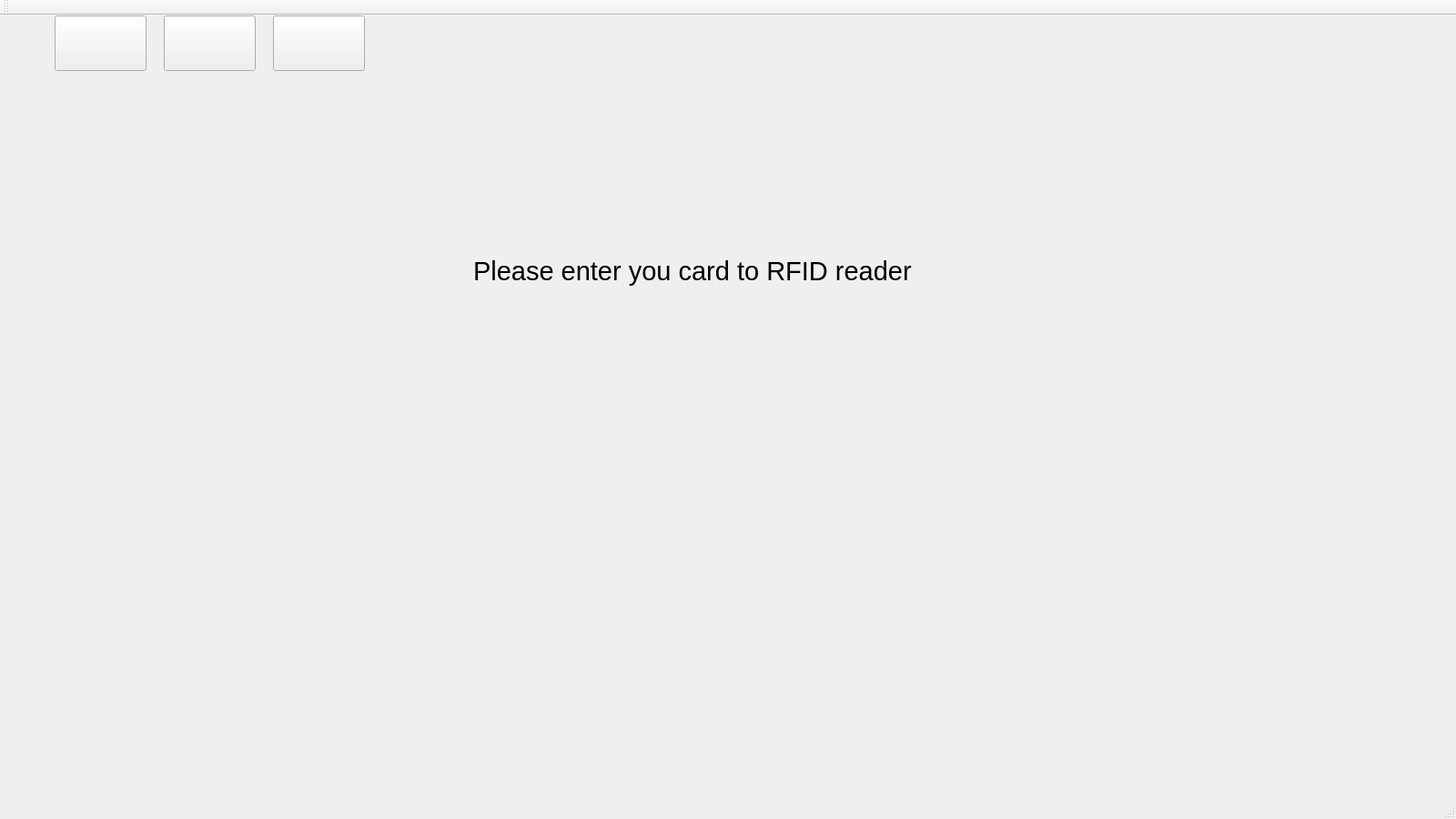
<?xml version="1.0" encoding="UTF-8"?>
<ui version="4.0">
 <class>MainWindow</class>
 <widget class="QMainWindow" name="MainWindow">
  <property name="geometry">
   <rect>
    <x>0</x>
    <y>0</y>
    <width>1600</width>
    <height>900</height>
   </rect>
  </property>
  <property name="font">
   <font>
    <pointsize>8</pointsize>
   </font>
  </property>
  <property name="windowTitle">
   <string>MainWindow</string>
  </property>
  <widget class="QWidget" name="centralWidget">
   <widget class="QStackedWidget" name="stackedWidget">
    <property name="geometry">
     <rect>
      <x>30</x>
      <y>-120</y>
      <width>2471</width>
      <height>971</height>
     </rect>
    </property>
    <property name="autoFillBackground">
     <bool>false</bool>
    </property>
    <property name="currentIndex">
     <number>0</number>
    </property>
    <widget class="QWidget" name="N0pageRFID">
     <widget class="QLabel" name="label">
      <property name="geometry">
       <rect>
        <x>490</x>
        <y>350</y>
        <width>891</width>
        <height>101</height>
       </rect>
      </property>
      <property name="font">
       <font>
        <pointsize>22</pointsize>
       </font>
      </property>
      <property name="text">
       <string>Please enter you card to RFID reader</string>
      </property>
     </widget>
     <widget class="QPushButton" name="pushButtonSWER">
      <property name="geometry">
       <rect>
        <x>270</x>
        <y>120</y>
        <width>101</width>
        <height>61</height>
       </rect>
      </property>
      <property name="text">
       <string/>
      </property>
      <property name="icon">
       <iconset resource="img.qrc">
        <normaloff>:/new/prefix1/flagswe.png</normaloff>:/new/prefix1/flagswe.png</iconset>
      </property>
      <property name="iconSize">
       <size>
        <width>100</width>
        <height>100</height>
       </size>
      </property>
     </widget>
     <widget class="QPushButton" name="pushButtonFIN">
      <property name="geometry">
       <rect>
        <x>150</x>
        <y>120</y>
        <width>101</width>
        <height>61</height>
       </rect>
      </property>
      <property name="text">
       <string/>
      </property>
      <property name="icon">
       <iconset resource="img.qrc">
        <normaloff>:/new/prefix1/flagfin.png</normaloff>:/new/prefix1/flagfin.png</iconset>
      </property>
      <property name="iconSize">
       <size>
        <width>100</width>
        <height>100</height>
       </size>
      </property>
     </widget>
     <widget class="QPushButton" name="pushButtonBR">
      <property name="geometry">
       <rect>
        <x>30</x>
        <y>120</y>
        <width>101</width>
        <height>61</height>
       </rect>
      </property>
      <property name="text">
       <string/>
      </property>
      <property name="icon">
       <iconset resource="img.qrc">
        <normaloff>:/new/prefix1/flagbr.jpg</normaloff>:/new/prefix1/flagbr.jpg</iconset>
      </property>
      <property name="iconSize">
       <size>
        <width>100</width>
        <height>100</height>
       </size>
      </property>
     </widget>
    </widget>
    <widget class="QWidget" name="N1pagePIN">
     <widget class="QPushButton" name="pushButton1">
      <property name="geometry">
       <rect>
        <x>550</x>
        <y>290</y>
        <width>161</width>
        <height>141</height>
       </rect>
      </property>
      <property name="font">
       <font>
        <pointsize>35</pointsize>
       </font>
      </property>
      <property name="text">
       <string>1</string>
      </property>
     </widget>
     <widget class="QPushButton" name="pushButton3">
      <property name="geometry">
       <rect>
        <x>950</x>
        <y>290</y>
        <width>161</width>
        <height>141</height>
       </rect>
      </property>
      <property name="font">
       <font>
        <pointsize>35</pointsize>
       </font>
      </property>
      <property name="text">
       <string>3</string>
      </property>
     </widget>
     <widget class="QPushButton" name="pushButton2">
      <property name="geometry">
       <rect>
        <x>750</x>
        <y>290</y>
        <width>161</width>
        <height>141</height>
       </rect>
      </property>
      <property name="font">
       <font>
        <pointsize>35</pointsize>
       </font>
      </property>
      <property name="text">
       <string>2</string>
      </property>
     </widget>
     <widget class="QPushButton" name="pushButton9">
      <property name="geometry">
       <rect>
        <x>950</x>
        <y>610</y>
        <width>161</width>
        <height>141</height>
       </rect>
      </property>
      <property name="font">
       <font>
        <pointsize>35</pointsize>
       </font>
      </property>
      <property name="text">
       <string>9</string>
      </property>
     </widget>
     <widget class="QPushButton" name="pushButtonCancel">
      <property name="geometry">
       <rect>
        <x>550</x>
        <y>770</y>
        <width>221</width>
        <height>151</height>
       </rect>
      </property>
      <property name="font">
       <font>
        <pointsize>25</pointsize>
       </font>
      </property>
      <property name="text">
       <string>CANCEL</string>
      </property>
     </widget>
     <widget class="QPushButton" name="pushButton8">
      <property name="geometry">
       <rect>
        <x>750</x>
        <y>610</y>
        <width>161</width>
        <height>141</height>
       </rect>
      </property>
      <property name="font">
       <font>
        <pointsize>35</pointsize>
       </font>
      </property>
      <property name="text">
       <string>8</string>
      </property>
     </widget>
     <widget class="QPushButton" name="pushButton4">
      <property name="geometry">
       <rect>
        <x>550</x>
        <y>450</y>
        <width>161</width>
        <height>141</height>
       </rect>
      </property>
      <property name="font">
       <font>
        <pointsize>35</pointsize>
       </font>
      </property>
      <property name="text">
       <string>4</string>
      </property>
     </widget>
     <widget class="QPushButton" name="pushButton5">
      <property name="geometry">
       <rect>
        <x>750</x>
        <y>450</y>
        <width>161</width>
        <height>141</height>
       </rect>
      </property>
      <property name="font">
       <font>
        <pointsize>35</pointsize>
       </font>
      </property>
      <property name="text">
       <string>5</string>
      </property>
     </widget>
     <widget class="QPushButton" name="pushButton7">
      <property name="geometry">
       <rect>
        <x>550</x>
        <y>610</y>
        <width>161</width>
        <height>141</height>
       </rect>
      </property>
      <property name="font">
       <font>
        <pointsize>35</pointsize>
       </font>
      </property>
      <property name="text">
       <string>7</string>
      </property>
     </widget>
     <widget class="QLabel" name="passwordLabel">
      <property name="geometry">
       <rect>
        <x>550</x>
        <y>200</y>
        <width>561</width>
        <height>71</height>
       </rect>
      </property>
      <property name="font">
       <font>
        <pointsize>50</pointsize>
       </font>
      </property>
      <property name="frameShape">
       <enum>QFrame::WinPanel</enum>
      </property>
      <property name="text">
       <string/>
      </property>
     </widget>
     <widget class="QPushButton" name="pushButtonLogin">
      <property name="geometry">
       <rect>
        <x>810</x>
        <y>770</y>
        <width>301</width>
        <height>151</height>
       </rect>
      </property>
      <property name="font">
       <font>
        <pointsize>25</pointsize>
       </font>
      </property>
      <property name="text">
       <string>LOGIN</string>
      </property>
     </widget>
     <widget class="QPushButton" name="pushButton6">
      <property name="geometry">
       <rect>
        <x>950</x>
        <y>450</y>
        <width>161</width>
        <height>141</height>
       </rect>
      </property>
      <property name="font">
       <font>
        <pointsize>35</pointsize>
       </font>
      </property>
      <property name="text">
       <string>6</string>
      </property>
     </widget>
     <widget class="QLabel" name="attemptsLabelNumber">
      <property name="geometry">
       <rect>
        <x>550</x>
        <y>150</y>
        <width>41</width>
        <height>41</height>
       </rect>
      </property>
      <property name="font">
       <font>
        <pointsize>18</pointsize>
       </font>
      </property>
      <property name="text">
       <string/>
      </property>
     </widget>
     <widget class="QLabel" name="attemptsLabelText">
      <property name="geometry">
       <rect>
        <x>600</x>
        <y>150</y>
        <width>751</width>
        <height>41</height>
       </rect>
      </property>
      <property name="font">
       <font>
        <pointsize>18</pointsize>
       </font>
      </property>
      <property name="text">
       <string/>
      </property>
     </widget>
     <widget class="QPushButton" name="pushButtonSWER_2">
      <property name="geometry">
       <rect>
        <x>270</x>
        <y>120</y>
        <width>101</width>
        <height>61</height>
       </rect>
      </property>
      <property name="text">
       <string/>
      </property>
      <property name="icon">
       <iconset resource="img.qrc">
        <normaloff>:/new/prefix1/flagswe.png</normaloff>:/new/prefix1/flagswe.png</iconset>
      </property>
      <property name="iconSize">
       <size>
        <width>100</width>
        <height>100</height>
       </size>
      </property>
     </widget>
     <widget class="QPushButton" name="pushButtonBR_2">
      <property name="geometry">
       <rect>
        <x>30</x>
        <y>120</y>
        <width>101</width>
        <height>61</height>
       </rect>
      </property>
      <property name="text">
       <string/>
      </property>
      <property name="icon">
       <iconset resource="img.qrc">
        <normaloff>:/new/prefix1/flagbr.jpg</normaloff>:/new/prefix1/flagbr.jpg</iconset>
      </property>
      <property name="iconSize">
       <size>
        <width>100</width>
        <height>100</height>
       </size>
      </property>
     </widget>
     <widget class="QPushButton" name="pushButtonFIN_2">
      <property name="geometry">
       <rect>
        <x>150</x>
        <y>120</y>
        <width>101</width>
        <height>61</height>
       </rect>
      </property>
      <property name="text">
       <string/>
      </property>
      <property name="icon">
       <iconset resource="img.qrc">
        <normaloff>:/new/prefix1/flagfin.png</normaloff>:/new/prefix1/flagfin.png</iconset>
      </property>
      <property name="iconSize">
       <size>
        <width>100</width>
        <height>100</height>
       </size>
      </property>
     </widget>
    </widget>
    <widget class="QWidget" name="N2pageWithdrawalConfirm">
     <widget class="QColumnView" name="columnView_2">
      <property name="geometry">
       <rect>
        <x>410</x>
        <y>390</y>
        <width>721</width>
        <height>291</height>
       </rect>
      </property>
     </widget>
     <widget class="QLabel" name="label_2">
      <property name="geometry">
       <rect>
        <x>430</x>
        <y>410</y>
        <width>691</width>
        <height>61</height>
       </rect>
      </property>
      <property name="font">
       <font>
        <pointsize>25</pointsize>
       </font>
      </property>
      <property name="text">
       <string>Are you sure you want to withdraw</string>
      </property>
     </widget>
     <widget class="QLabel" name="labelWithdrawalConfirm">
      <property name="geometry">
       <rect>
        <x>710</x>
        <y>490</y>
        <width>211</width>
        <height>61</height>
       </rect>
      </property>
      <property name="font">
       <font>
        <pointsize>25</pointsize>
       </font>
      </property>
      <property name="text">
       <string/>
      </property>
     </widget>
     <widget class="QPushButton" name="pushButtonWithdrawalConfirmNo">
      <property name="geometry">
       <rect>
        <x>860</x>
        <y>710</y>
        <width>271</width>
        <height>171</height>
       </rect>
      </property>
      <property name="font">
       <font>
        <pointsize>30</pointsize>
       </font>
      </property>
      <property name="text">
       <string>NO</string>
      </property>
     </widget>
     <widget class="QPushButton" name="pushButtonWithdrawalConfirmYes">
      <property name="geometry">
       <rect>
        <x>410</x>
        <y>710</y>
        <width>271</width>
        <height>171</height>
       </rect>
      </property>
      <property name="font">
       <font>
        <pointsize>30</pointsize>
       </font>
      </property>
      <property name="text">
       <string>YES</string>
      </property>
     </widget>
     <widget class="QLabel" name="labelWithdrawalConfirm_2">
      <property name="geometry">
       <rect>
        <x>590</x>
        <y>570</y>
        <width>181</width>
        <height>61</height>
       </rect>
      </property>
      <property name="font">
       <font>
        <pointsize>18</pointsize>
       </font>
      </property>
      <property name="text">
       <string>from account</string>
      </property>
     </widget>
     <widget class="QLabel" name="labelWithdrawalSelectedAccount">
      <property name="geometry">
       <rect>
        <x>780</x>
        <y>570</y>
        <width>181</width>
        <height>61</height>
       </rect>
      </property>
      <property name="font">
       <font>
        <pointsize>18</pointsize>
       </font>
      </property>
      <property name="text">
       <string/>
      </property>
     </widget>
    </widget>
    <widget class="QWidget" name="N3pageMENU">
     <widget class="QPushButton" name="pushButtonWithdrawalMENU">
      <property name="geometry">
       <rect>
        <x>370</x>
        <y>200</y>
        <width>521</width>
        <height>301</height>
       </rect>
      </property>
      <property name="font">
       <font>
        <pointsize>30</pointsize>
       </font>
      </property>
      <property name="text">
       <string>Withdrawal</string>
      </property>
     </widget>
     <widget class="QPushButton" name="pushButtonTransactionHistoryMENU">
      <property name="geometry">
       <rect>
        <x>930</x>
        <y>200</y>
        <width>521</width>
        <height>301</height>
       </rect>
      </property>
      <property name="font">
       <font>
        <pointsize>30</pointsize>
       </font>
      </property>
      <property name="text">
       <string>Transaction history</string>
      </property>
     </widget>
     <widget class="QPushButton" name="pushButtonAccountsMENU">
      <property name="geometry">
       <rect>
        <x>930</x>
        <y>530</y>
        <width>521</width>
        <height>301</height>
       </rect>
      </property>
      <property name="font">
       <font>
        <pointsize>30</pointsize>
       </font>
      </property>
      <property name="text">
       <string>Accounts</string>
      </property>
     </widget>
     <widget class="QPushButton" name="pushButtonFundTransferMENU">
      <property name="geometry">
       <rect>
        <x>370</x>
        <y>530</y>
        <width>521</width>
        <height>301</height>
       </rect>
      </property>
      <property name="font">
       <font>
        <pointsize>30</pointsize>
       </font>
      </property>
      <property name="text">
       <string>Fund Transfer</string>
      </property>
     </widget>
     <widget class="QPushButton" name="pushButtonLogout">
      <property name="geometry">
       <rect>
        <x>10</x>
        <y>840</y>
        <width>311</width>
        <height>91</height>
       </rect>
      </property>
      <property name="font">
       <font>
        <pointsize>30</pointsize>
       </font>
      </property>
      <property name="text">
       <string>LOGOUT</string>
      </property>
     </widget>
     <widget class="QPushButton" name="pushButtonSWER_3">
      <property name="geometry">
       <rect>
        <x>270</x>
        <y>120</y>
        <width>101</width>
        <height>61</height>
       </rect>
      </property>
      <property name="text">
       <string/>
      </property>
      <property name="icon">
       <iconset resource="img.qrc">
        <normaloff>:/new/prefix1/flagswe.png</normaloff>:/new/prefix1/flagswe.png</iconset>
      </property>
      <property name="iconSize">
       <size>
        <width>100</width>
        <height>100</height>
       </size>
      </property>
     </widget>
     <widget class="QPushButton" name="pushButtonFIN_3">
      <property name="geometry">
       <rect>
        <x>150</x>
        <y>120</y>
        <width>101</width>
        <height>61</height>
       </rect>
      </property>
      <property name="text">
       <string/>
      </property>
      <property name="icon">
       <iconset resource="img.qrc">
        <normaloff>:/new/prefix1/flagfin.png</normaloff>:/new/prefix1/flagfin.png</iconset>
      </property>
      <property name="iconSize">
       <size>
        <width>100</width>
        <height>100</height>
       </size>
      </property>
     </widget>
     <widget class="QPushButton" name="pushButtonBR_3">
      <property name="geometry">
       <rect>
        <x>30</x>
        <y>120</y>
        <width>101</width>
        <height>61</height>
       </rect>
      </property>
      <property name="text">
       <string/>
      </property>
      <property name="icon">
       <iconset resource="img.qrc">
        <normaloff>:/new/prefix1/flagbr.jpg</normaloff>:/new/prefix1/flagbr.jpg</iconset>
      </property>
      <property name="iconSize">
       <size>
        <width>100</width>
        <height>100</height>
       </size>
      </property>
     </widget>
    </widget>
    <widget class="QWidget" name="N4pageTransactionHistory">
     <widget class="QLabel" name="labelTransactionHistory">
      <property name="geometry">
       <rect>
        <x>610</x>
        <y>100</y>
        <width>511</width>
        <height>71</height>
       </rect>
      </property>
      <property name="font">
       <font>
        <pointsize>30</pointsize>
       </font>
      </property>
      <property name="text">
       <string>Transaction History</string>
      </property>
     </widget>
     <widget class="QPushButton" name="pushButtonTransactionHistoryBack">
      <property name="geometry">
       <rect>
        <x>10</x>
        <y>850</y>
        <width>211</width>
        <height>91</height>
       </rect>
      </property>
      <property name="font">
       <font>
        <pointsize>25</pointsize>
       </font>
      </property>
      <property name="text">
       <string>BACK</string>
      </property>
     </widget>
     <widget class="QTableWidget" name="tableWidget">
      <property name="geometry">
       <rect>
        <x>180</x>
        <y>200</y>
        <width>1361</width>
        <height>631</height>
       </rect>
      </property>
      <property name="font">
       <font>
        <pointsize>15</pointsize>
       </font>
      </property>
      <property name="frameShape">
       <enum>QFrame::StyledPanel</enum>
      </property>
      <property name="frameShadow">
       <enum>QFrame::Sunken</enum>
      </property>
      <property name="lineWidth">
       <number>2</number>
      </property>
      <property name="midLineWidth">
       <number>2</number>
      </property>
      <property name="showGrid">
       <bool>true</bool>
      </property>
      <property name="rowCount">
       <number>20</number>
      </property>
      <property name="columnCount">
       <number>3</number>
      </property>
      <row/>
      <row/>
      <row/>
      <row/>
      <row/>
      <row/>
      <row/>
      <row/>
      <row/>
      <row/>
      <row/>
      <row/>
      <row/>
      <row/>
      <row/>
      <row/>
      <row/>
      <row/>
      <row/>
      <row/>
      <column/>
      <column/>
      <column/>
     </widget>
    </widget>
    <widget class="QWidget" name="N5pageWithdrawal">
     <widget class="QLabel" name="label_3">
      <property name="geometry">
       <rect>
        <x>1120</x>
        <y>290</y>
        <width>341</width>
        <height>91</height>
       </rect>
      </property>
      <property name="font">
       <font>
        <pointsize>25</pointsize>
       </font>
      </property>
      <property name="text">
       <string>SELECT AMOUNT</string>
      </property>
     </widget>
     <widget class="QColumnView" name="columnView">
      <property name="geometry">
       <rect>
        <x>270</x>
        <y>120</y>
        <width>1191</width>
        <height>821</height>
       </rect>
      </property>
     </widget>
     <widget class="QPushButton" name="pushButtonWithdrawal20">
      <property name="geometry">
       <rect>
        <x>290</x>
        <y>300</y>
        <width>311</width>
        <height>181</height>
       </rect>
      </property>
      <property name="font">
       <font>
        <pointsize>35</pointsize>
       </font>
      </property>
      <property name="text">
       <string>20</string>
      </property>
     </widget>
     <widget class="QPushButton" name="pushButtonWithdrawal50">
      <property name="geometry">
       <rect>
        <x>290</x>
        <y>500</y>
        <width>311</width>
        <height>181</height>
       </rect>
      </property>
      <property name="font">
       <font>
        <pointsize>35</pointsize>
       </font>
      </property>
      <property name="text">
       <string>50</string>
      </property>
     </widget>
     <widget class="QPushButton" name="pushButtonWithdrawal100">
      <property name="geometry">
       <rect>
        <x>290</x>
        <y>700</y>
        <width>311</width>
        <height>181</height>
       </rect>
      </property>
      <property name="font">
       <font>
        <pointsize>35</pointsize>
       </font>
      </property>
      <property name="text">
       <string>100</string>
      </property>
     </widget>
     <widget class="QPushButton" name="pushButtonWithdrawal500">
      <property name="geometry">
       <rect>
        <x>710</x>
        <y>700</y>
        <width>311</width>
        <height>181</height>
       </rect>
      </property>
      <property name="font">
       <font>
        <pointsize>35</pointsize>
       </font>
      </property>
      <property name="text">
       <string>500</string>
      </property>
     </widget>
     <widget class="QPushButton" name="pushButtonWithdrawal200">
      <property name="geometry">
       <rect>
        <x>710</x>
        <y>500</y>
        <width>311</width>
        <height>181</height>
       </rect>
      </property>
      <property name="font">
       <font>
        <pointsize>35</pointsize>
       </font>
      </property>
      <property name="text">
       <string>200</string>
      </property>
     </widget>
     <widget class="QPushButton" name="pushButtonWithdrawal150">
      <property name="geometry">
       <rect>
        <x>710</x>
        <y>300</y>
        <width>311</width>
        <height>181</height>
       </rect>
      </property>
      <property name="font">
       <font>
        <pointsize>35</pointsize>
       </font>
      </property>
      <property name="text">
       <string>150</string>
      </property>
     </widget>
     <widget class="QPushButton" name="pushButtonWithdrawalConfirm">
      <property name="geometry">
       <rect>
        <x>1150</x>
        <y>740</y>
        <width>281</width>
        <height>141</height>
       </rect>
      </property>
      <property name="font">
       <font>
        <pointsize>35</pointsize>
       </font>
      </property>
      <property name="text">
       <string>CONFIRM</string>
      </property>
     </widget>
     <widget class="QPushButton" name="pushButtonWithdrawalCancel">
      <property name="geometry">
       <rect>
        <x>1150</x>
        <y>560</y>
        <width>281</width>
        <height>111</height>
       </rect>
      </property>
      <property name="font">
       <font>
        <pointsize>35</pointsize>
       </font>
      </property>
      <property name="text">
       <string>CANCEL</string>
      </property>
     </widget>
     <widget class="QLabel" name="labelWithdrawalAmount">
      <property name="geometry">
       <rect>
        <x>1150</x>
        <y>390</y>
        <width>281</width>
        <height>91</height>
       </rect>
      </property>
      <property name="font">
       <font>
        <pointsize>35</pointsize>
       </font>
      </property>
      <property name="frameShape">
       <enum>QFrame::WinPanel</enum>
      </property>
      <property name="text">
       <string/>
      </property>
     </widget>
     <widget class="QPushButton" name="pushButtonWithdrawalBack">
      <property name="geometry">
       <rect>
        <x>10</x>
        <y>840</y>
        <width>211</width>
        <height>101</height>
       </rect>
      </property>
      <property name="font">
       <font>
        <pointsize>30</pointsize>
       </font>
      </property>
      <property name="text">
       <string>BACK</string>
      </property>
     </widget>
     <widget class="QLabel" name="label_9">
      <property name="geometry">
       <rect>
        <x>280</x>
        <y>120</y>
        <width>371</width>
        <height>91</height>
       </rect>
      </property>
      <property name="font">
       <font>
        <pointsize>25</pointsize>
       </font>
      </property>
      <property name="text">
       <string>SELECT ACCOUNT</string>
      </property>
     </widget>
     <widget class="QListWidget" name="listWidgetWithdrawal">
      <property name="geometry">
       <rect>
        <x>630</x>
        <y>130</y>
        <width>391</width>
        <height>141</height>
       </rect>
      </property>
      <property name="font">
       <font>
        <pointsize>20</pointsize>
       </font>
      </property>
     </widget>
     <widget class="QLabel" name="labelSelectedAccountWithdrawal">
      <property name="geometry">
       <rect>
        <x>1050</x>
        <y>130</y>
        <width>271</width>
        <height>61</height>
       </rect>
      </property>
      <property name="font">
       <font>
        <pointsize>25</pointsize>
       </font>
      </property>
      <property name="frameShape">
       <enum>QFrame::WinPanel</enum>
      </property>
      <property name="text">
       <string/>
      </property>
     </widget>
     <zorder>columnView</zorder>
     <zorder>label_3</zorder>
     <zorder>pushButtonWithdrawal20</zorder>
     <zorder>pushButtonWithdrawal50</zorder>
     <zorder>pushButtonWithdrawal100</zorder>
     <zorder>pushButtonWithdrawal500</zorder>
     <zorder>pushButtonWithdrawal200</zorder>
     <zorder>pushButtonWithdrawal150</zorder>
     <zorder>pushButtonWithdrawalConfirm</zorder>
     <zorder>pushButtonWithdrawalCancel</zorder>
     <zorder>labelWithdrawalAmount</zorder>
     <zorder>pushButtonWithdrawalBack</zorder>
     <zorder>label_9</zorder>
     <zorder>listWidgetWithdrawal</zorder>
     <zorder>labelSelectedAccountWithdrawal</zorder>
    </widget>
    <widget class="QWidget" name="N6pageFundTransfer">
     <widget class="QListWidget" name="listWidgetFundTransfer">
      <property name="geometry">
       <rect>
        <x>500</x>
        <y>230</y>
        <width>661</width>
        <height>161</height>
       </rect>
      </property>
      <property name="font">
       <font>
        <pointsize>20</pointsize>
       </font>
      </property>
     </widget>
     <widget class="QLabel" name="label_4">
      <property name="geometry">
       <rect>
        <x>650</x>
        <y>110</y>
        <width>581</width>
        <height>61</height>
       </rect>
      </property>
      <property name="font">
       <font>
        <pointsize>25</pointsize>
       </font>
      </property>
      <property name="text">
       <string>Fund Transfer</string>
      </property>
     </widget>
     <widget class="QLabel" name="label_5">
      <property name="geometry">
       <rect>
        <x>560</x>
        <y>180</y>
        <width>261</width>
        <height>41</height>
       </rect>
      </property>
      <property name="font">
       <font>
        <pointsize>16</pointsize>
       </font>
      </property>
      <property name="text">
       <string>Select accounts</string>
      </property>
     </widget>
     <widget class="QLineEdit" name="lineEditAccount1">
      <property name="geometry">
       <rect>
        <x>500</x>
        <y>440</y>
        <width>291</width>
        <height>41</height>
       </rect>
      </property>
      <property name="font">
       <font>
        <pointsize>20</pointsize>
       </font>
      </property>
     </widget>
     <widget class="QLineEdit" name="lineEditAccount2">
      <property name="geometry">
       <rect>
        <x>870</x>
        <y>440</y>
        <width>291</width>
        <height>41</height>
       </rect>
      </property>
      <property name="font">
       <font>
        <pointsize>20</pointsize>
       </font>
      </property>
     </widget>
     <widget class="QToolButton" name="toolButton">
      <property name="geometry">
       <rect>
        <x>810</x>
        <y>400</y>
        <width>41</width>
        <height>41</height>
       </rect>
      </property>
      <property name="text">
       <string>...</string>
      </property>
      <property name="icon">
       <iconset resource="img.qrc">
        <normaloff>:/new/prefix1/transferArrow.png</normaloff>:/new/prefix1/transferArrow.png</iconset>
      </property>
      <property name="iconSize">
       <size>
        <width>50</width>
        <height>50</height>
       </size>
      </property>
     </widget>
     <widget class="QPushButton" name="pushButtonFundTransferBack">
      <property name="geometry">
       <rect>
        <x>10</x>
        <y>860</y>
        <width>171</width>
        <height>81</height>
       </rect>
      </property>
      <property name="font">
       <font>
        <pointsize>20</pointsize>
       </font>
      </property>
      <property name="text">
       <string>BACK</string>
      </property>
     </widget>
     <widget class="QPushButton" name="pushButtonFundTransfer_3">
      <property name="geometry">
       <rect>
        <x>840</x>
        <y>600</y>
        <width>181</width>
        <height>91</height>
       </rect>
      </property>
      <property name="font">
       <font>
        <pointsize>35</pointsize>
       </font>
      </property>
      <property name="text">
       <string>3</string>
      </property>
     </widget>
     <widget class="QPushButton" name="pushButtonFundTransfer_1">
      <property name="geometry">
       <rect>
        <x>400</x>
        <y>600</y>
        <width>181</width>
        <height>91</height>
       </rect>
      </property>
      <property name="font">
       <font>
        <pointsize>35</pointsize>
       </font>
      </property>
      <property name="text">
       <string>1</string>
      </property>
     </widget>
     <widget class="QPushButton" name="pushButtonFundTransfer_2">
      <property name="geometry">
       <rect>
        <x>620</x>
        <y>600</y>
        <width>181</width>
        <height>91</height>
       </rect>
      </property>
      <property name="font">
       <font>
        <pointsize>35</pointsize>
       </font>
      </property>
      <property name="text">
       <string>2</string>
      </property>
     </widget>
     <widget class="QPushButton" name="pushButtonFundTransfer_5">
      <property name="geometry">
       <rect>
        <x>620</x>
        <y>720</y>
        <width>181</width>
        <height>91</height>
       </rect>
      </property>
      <property name="font">
       <font>
        <pointsize>35</pointsize>
       </font>
      </property>
      <property name="text">
       <string>5</string>
      </property>
     </widget>
     <widget class="QPushButton" name="pushButtonFundTransfer_6">
      <property name="geometry">
       <rect>
        <x>840</x>
        <y>720</y>
        <width>181</width>
        <height>91</height>
       </rect>
      </property>
      <property name="font">
       <font>
        <pointsize>35</pointsize>
       </font>
      </property>
      <property name="text">
       <string>6</string>
      </property>
     </widget>
     <widget class="QPushButton" name="pushButtonFundTransfer_4">
      <property name="geometry">
       <rect>
        <x>400</x>
        <y>720</y>
        <width>181</width>
        <height>91</height>
       </rect>
      </property>
      <property name="font">
       <font>
        <pointsize>35</pointsize>
       </font>
      </property>
      <property name="text">
       <string>4</string>
      </property>
     </widget>
     <widget class="QPushButton" name="pushButtonFundTransfer_8">
      <property name="geometry">
       <rect>
        <x>620</x>
        <y>830</y>
        <width>181</width>
        <height>91</height>
       </rect>
      </property>
      <property name="font">
       <font>
        <pointsize>35</pointsize>
       </font>
      </property>
      <property name="text">
       <string>8</string>
      </property>
     </widget>
     <widget class="QPushButton" name="pushButtonFundTransfer_9">
      <property name="geometry">
       <rect>
        <x>840</x>
        <y>830</y>
        <width>181</width>
        <height>91</height>
       </rect>
      </property>
      <property name="font">
       <font>
        <pointsize>35</pointsize>
       </font>
      </property>
      <property name="text">
       <string>9</string>
      </property>
     </widget>
     <widget class="QPushButton" name="pushButtonFundTransfer_7">
      <property name="geometry">
       <rect>
        <x>400</x>
        <y>830</y>
        <width>181</width>
        <height>91</height>
       </rect>
      </property>
      <property name="font">
       <font>
        <pointsize>35</pointsize>
       </font>
      </property>
      <property name="text">
       <string>7</string>
      </property>
     </widget>
     <widget class="QLineEdit" name="lineEditTransferAmount">
      <property name="geometry">
       <rect>
        <x>640</x>
        <y>530</y>
        <width>371</width>
        <height>51</height>
       </rect>
      </property>
      <property name="font">
       <font>
        <pointsize>20</pointsize>
       </font>
      </property>
      <property name="text">
       <string>Select transfer amount</string>
      </property>
     </widget>
     <widget class="QPushButton" name="pushButtonFundTransfer_return">
      <property name="geometry">
       <rect>
        <x>1060</x>
        <y>600</y>
        <width>181</width>
        <height>91</height>
       </rect>
      </property>
      <property name="font">
       <font>
        <pointsize>35</pointsize>
       </font>
      </property>
      <property name="text">
       <string>&lt;</string>
      </property>
     </widget>
     <widget class="QPushButton" name="pushButtonFundTransfer_cancel">
      <property name="geometry">
       <rect>
        <x>1290</x>
        <y>720</y>
        <width>181</width>
        <height>91</height>
       </rect>
      </property>
      <property name="font">
       <font>
        <pointsize>22</pointsize>
       </font>
      </property>
      <property name="text">
       <string>CANCEL</string>
      </property>
     </widget>
     <widget class="QPushButton" name="pushButtonFundTransfer_confirm">
      <property name="geometry">
       <rect>
        <x>1290</x>
        <y>830</y>
        <width>181</width>
        <height>91</height>
       </rect>
      </property>
      <property name="font">
       <font>
        <pointsize>22</pointsize>
       </font>
      </property>
      <property name="text">
       <string>CONFIRM</string>
      </property>
     </widget>
     <widget class="QPushButton" name="pushButtonFundTransfer_0">
      <property name="geometry">
       <rect>
        <x>1060</x>
        <y>830</y>
        <width>181</width>
        <height>91</height>
       </rect>
      </property>
      <property name="font">
       <font>
        <pointsize>35</pointsize>
       </font>
      </property>
      <property name="text">
       <string>0</string>
      </property>
     </widget>
     <widget class="QPushButton" name="pushButtonTransferFundsSwap">
      <property name="geometry">
       <rect>
        <x>790</x>
        <y>440</y>
        <width>81</width>
        <height>41</height>
       </rect>
      </property>
      <property name="text">
       <string/>
      </property>
      <property name="icon">
       <iconset resource="img.qrc">
        <normaloff>:/new/prefix1/transfer.png</normaloff>:/new/prefix1/transfer.png</iconset>
      </property>
      <property name="iconSize">
       <size>
        <width>50</width>
        <height>40</height>
       </size>
      </property>
     </widget>
    </widget>
    <widget class="QWidget" name="N7pageAccounts">
     <widget class="QLabel" name="label_6">
      <property name="geometry">
       <rect>
        <x>600</x>
        <y>280</y>
        <width>271</width>
        <height>61</height>
       </rect>
      </property>
      <property name="font">
       <font>
        <pointsize>35</pointsize>
       </font>
      </property>
      <property name="text">
       <string>Accounts</string>
      </property>
     </widget>
     <widget class="QPushButton" name="pushButtonAccountsBack">
      <property name="geometry">
       <rect>
        <x>20</x>
        <y>850</y>
        <width>151</width>
        <height>91</height>
       </rect>
      </property>
      <property name="font">
       <font>
        <pointsize>20</pointsize>
       </font>
      </property>
      <property name="text">
       <string>BACK</string>
      </property>
     </widget>
     <widget class="QTableWidget" name="tableWidgetAccounts">
      <property name="geometry">
       <rect>
        <x>360</x>
        <y>410</y>
        <width>781</width>
        <height>261</height>
       </rect>
      </property>
      <property name="font">
       <font>
        <pointsize>15</pointsize>
       </font>
      </property>
      <property name="rowCount">
       <number>6</number>
      </property>
      <property name="columnCount">
       <number>3</number>
      </property>
      <row/>
      <row/>
      <row/>
      <row/>
      <row/>
      <row/>
      <column/>
      <column/>
      <column/>
     </widget>
    </widget>
    <widget class="QWidget" name="N8pageFundTransferConfirm">
     <widget class="QColumnView" name="columnView_4">
      <property name="geometry">
       <rect>
        <x>320</x>
        <y>360</y>
        <width>1031</width>
        <height>541</height>
       </rect>
      </property>
     </widget>
     <widget class="QLabel" name="label_7">
      <property name="geometry">
       <rect>
        <x>590</x>
        <y>390</y>
        <width>561</width>
        <height>71</height>
       </rect>
      </property>
      <property name="font">
       <font>
        <pointsize>20</pointsize>
       </font>
      </property>
      <property name="text">
       <string>Are you sure you want to transfer</string>
      </property>
     </widget>
     <widget class="QLabel" name="labelTransferAmount">
      <property name="geometry">
       <rect>
        <x>750</x>
        <y>490</y>
        <width>481</width>
        <height>71</height>
       </rect>
      </property>
      <property name="font">
       <font>
        <pointsize>20</pointsize>
       </font>
      </property>
      <property name="text">
       <string/>
      </property>
     </widget>
     <widget class="QLabel" name="label_8">
      <property name="geometry">
       <rect>
        <x>340</x>
        <y>620</y>
        <width>181</width>
        <height>71</height>
       </rect>
      </property>
      <property name="font">
       <font>
        <pointsize>16</pointsize>
       </font>
      </property>
      <property name="text">
       <string>From account</string>
      </property>
     </widget>
     <widget class="QLabel" name="label_Account1">
      <property name="geometry">
       <rect>
        <x>550</x>
        <y>620</y>
        <width>281</width>
        <height>71</height>
       </rect>
      </property>
      <property name="font">
       <font>
        <pointsize>16</pointsize>
       </font>
      </property>
      <property name="text">
       <string/>
      </property>
     </widget>
     <widget class="QLabel" name="label_10">
      <property name="geometry">
       <rect>
        <x>840</x>
        <y>620</y>
        <width>171</width>
        <height>71</height>
       </rect>
      </property>
      <property name="font">
       <font>
        <pointsize>16</pointsize>
       </font>
      </property>
      <property name="text">
       <string>to account</string>
      </property>
     </widget>
     <widget class="QLabel" name="label_Account2">
      <property name="geometry">
       <rect>
        <x>1020</x>
        <y>620</y>
        <width>321</width>
        <height>71</height>
       </rect>
      </property>
      <property name="font">
       <font>
        <pointsize>16</pointsize>
       </font>
      </property>
      <property name="text">
       <string/>
      </property>
     </widget>
     <widget class="QPushButton" name="pushButtonFundTransferConfirmYes">
      <property name="geometry">
       <rect>
        <x>340</x>
        <y>790</y>
        <width>221</width>
        <height>91</height>
       </rect>
      </property>
      <property name="font">
       <font>
        <pointsize>25</pointsize>
       </font>
      </property>
      <property name="text">
       <string>YES</string>
      </property>
     </widget>
     <widget class="QPushButton" name="pushButtonFundTransferConfirmNo">
      <property name="geometry">
       <rect>
        <x>1110</x>
        <y>800</y>
        <width>221</width>
        <height>91</height>
       </rect>
      </property>
      <property name="font">
       <font>
        <pointsize>25</pointsize>
       </font>
      </property>
      <property name="text">
       <string>NO</string>
      </property>
     </widget>
     <widget class="QFrame" name="frame">
      <property name="geometry">
       <rect>
        <x>330</x>
        <y>620</y>
        <width>1011</width>
        <height>61</height>
       </rect>
      </property>
      <property name="frameShape">
       <enum>QFrame::Box</enum>
      </property>
      <property name="frameShadow">
       <enum>QFrame::Raised</enum>
      </property>
     </widget>
    </widget>
   </widget>
  </widget>
  <widget class="QMenuBar" name="menuBar">
   <property name="geometry">
    <rect>
     <x>0</x>
     <y>0</y>
     <width>1600</width>
     <height>26</height>
    </rect>
   </property>
  </widget>
  <widget class="QToolBar" name="mainToolBar">
   <attribute name="toolBarArea">
    <enum>TopToolBarArea</enum>
   </attribute>
   <attribute name="toolBarBreak">
    <bool>false</bool>
   </attribute>
  </widget>
  <widget class="QStatusBar" name="statusBar"/>
 </widget>
 <layoutdefault spacing="6" margin="11"/>
 <resources>
  <include location="img.qrc"/>
 </resources>
 <connections/>
</ui>
